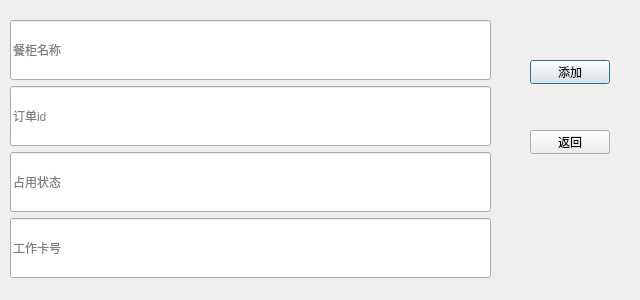
<?xml version="1.0" encoding="UTF-8"?>
<ui version="4.0">
 <class>TableAddDialog</class>
 <widget class="QDialog" name="TableAddDialog">
  <property name="geometry">
   <rect>
    <x>0</x>
    <y>0</y>
    <width>640</width>
    <height>300</height>
   </rect>
  </property>
  <property name="windowTitle">
   <string>Dialog</string>
  </property>
  <widget class="QPushButton" name="btnAdd">
   <property name="geometry">
    <rect>
     <x>530</x>
     <y>60</y>
     <width>80</width>
     <height>24</height>
    </rect>
   </property>
   <property name="text">
    <string>添加</string>
   </property>
  </widget>
  <widget class="QPushButton" name="btnReturn">
   <property name="geometry">
    <rect>
     <x>530</x>
     <y>130</y>
     <width>80</width>
     <height>24</height>
    </rect>
   </property>
   <property name="text">
    <string>返回</string>
   </property>
  </widget>
  <widget class="QWidget" name="">
   <property name="geometry">
    <rect>
     <x>10</x>
     <y>20</y>
     <width>481</width>
     <height>261</height>
    </rect>
   </property>
   <layout class="QVBoxLayout" name="verticalLayout">
    <item>
     <widget class="QLineEdit" name="lineEdit_tname">
      <property name="minimumSize">
       <size>
        <width>0</width>
        <height>60</height>
       </size>
      </property>
      <property name="placeholderText">
       <string>餐柜名称</string>
      </property>
     </widget>
    </item>
    <item>
     <widget class="QLineEdit" name="lineEdit_OrderId">
      <property name="minimumSize">
       <size>
        <width>0</width>
        <height>60</height>
       </size>
      </property>
      <property name="placeholderText">
       <string>订单id</string>
      </property>
     </widget>
    </item>
    <item>
     <widget class="QLineEdit" name="lineEdit_state">
      <property name="minimumSize">
       <size>
        <width>0</width>
        <height>60</height>
       </size>
      </property>
      <property name="placeholderText">
       <string>占用状态</string>
      </property>
     </widget>
    </item>
    <item>
     <widget class="QLineEdit" name="lineEdit_cardid">
      <property name="minimumSize">
       <size>
        <width>0</width>
        <height>60</height>
       </size>
      </property>
      <property name="placeholderText">
       <string>工作卡号</string>
      </property>
     </widget>
    </item>
   </layout>
  </widget>
 </widget>
 <resources/>
 <connections/>
</ui>
